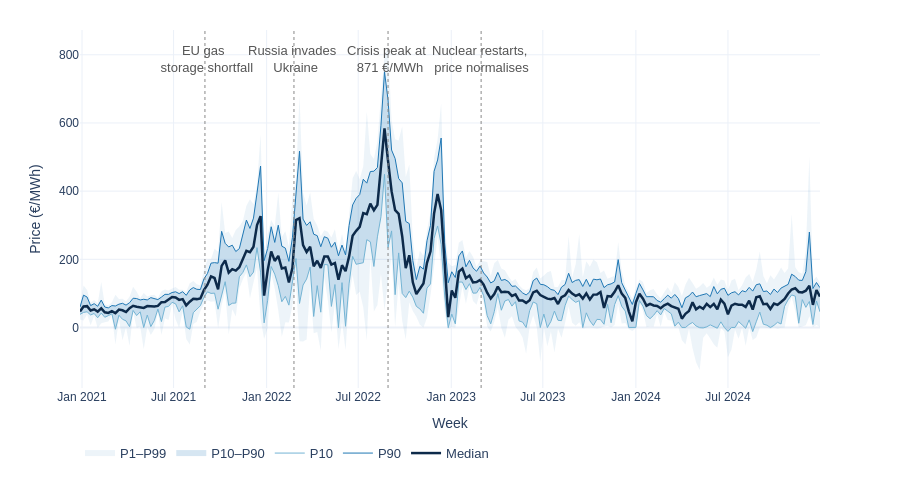

The cell this chart's notebook holds for it:
### Code cell
# 1.2 — Weekly percentiles with event annotations (Chart 1)
PCTS = [1, 10, 50, 90, 99]

def weekly_pct(df, col, pcts=PCTS):
    return (
        df.groupby("week")[col]
        .quantile([p / 100 for p in pcts])
        .unstack(-1)
        .rename(columns={p / 100: f"p{p}" for p in pcts})
        .reset_index()
    )

wp = weekly_pct(dam, "Price")

DAM_EVENTS = [
    dict(date="2021-09-01", label="EU gas <br> storage shortfall",          top=True),
    # dict(date="2022-01-17", label="Gas price record<br>(pre-invasion)",   top=False),
    dict(date="2022-02-24", label="Russia invades <br> Ukraine",            top=True),
    # dict(date="2022-07-01", label="Belgian nuclear<br>fleet offline",     top=False),
    dict(date="2022-08-29", label="Crisis peak at <br> 871 €/MWh",             top=True),
    # dict(date="2022-12-01", label="EU gas storage<br>full ",     top=False),
    dict(date="2023-03-01", label="Nuclear restarts, <br>price normalises", top=True),
]

_TITLE_DAM_WP = "Belgian Day-Ahead Price — Weekly Percentiles (2020–2025)"

fig = go.Figure()

for lo, hi, alpha, name in [
    ("p1",  "p99", 0.08, "P1–P99"),
    ("p10", "p90", 0.18, "P10–P90"),
]:
    x = list(wp.week) + list(wp.week[::-1])
    y = list(wp[hi])  + list(wp[lo][::-1])
    fig.add_trace(go.Scatter(
        x=x, y=y, fill="toself", mode="none",
        fillcolor=f"rgba(31,119,180,{alpha})",
        name=name, showlegend=True,
    ))

for col, lw, color, name in [
    ("p10", 1.0, "#74b4d4", "P10"),
    ("p90", 1.0, "#1f77b4", "P90"),
    ("p50", 2.5, "#0d2a4a", "Median"),
]:
    fig.add_trace(go.Scatter(
        x=wp.week, y=wp[col], mode="lines",
        line=dict(width=lw, color=color), name=name,
    ))

# Annotations centred over each vline — no bounding box
for ev in DAM_EVENTS:
    dt      = pd.Timestamp(ev["date"])
    ypos    = 0.97 if ev["top"] else 0.03
    yanchor = "top" if ev["top"] else "bottom"
    fig.add_vline(x=dt, line=dict(color="#888", dash="dot", width=1))
    fig.add_annotation(
        x=dt, y=ypos, yref="paper",
        text=ev["label"],
        showarrow=False, xanchor="center",
        font=dict(size=13, color="#555"),
        yanchor=yanchor,
    )

fig.update_layout(
    template=TEMPLATE, font_family=FONT,
    xaxis_title="Week", yaxis_title="Price (€/MWh)",
    legend=dict(orientation="h", y=-0.14, font=dict(size=13)),
    height=480, margin=dict(t=30, b=70),
    # scale = 20
)
# save(fig, "dam_weekly_percentiles.png", title=_TITLE_DAM_WP, h=500)
fig.show()

### Figure 1 — Plotly figure (JSON) as saved in the notebook; plotly's stock layout.template omitted (floating-point values rounded to 4 significant figures; data arrays with more than 128 entries replaced by an {"elided": "..."} marker saying what was removed)
{"data": [{"fill": "toself", "fillcolor": "rgba(31,119,180,0.08)", "mode": "none", "name": "P1–P99", "showlegend": true, "type": "scatter", "x": {"elided": "420 str values"}, "y": {"elided": "420 float values"}}, {"fill": "toself", "fillcolor": "rgba(31,119,180,0.18)", "mode": "none", "name": "P10–P90", "showlegend": true, "type": "scatter", "x": {"elided": "420 str values"}, "y": {"elided": "420 float values"}}, {"line": {"color": "#74b4d4", "width": 1}, "mode": "lines", "name": "P10", "type": "scatter", "x": {"elided": "210 str values"}, "y": {"elided": "210 float values"}}, {"line": {"color": "#1f77b4", "width": 1}, "mode": "lines", "name": "P90", "type": "scatter", "x": {"elided": "210 str values"}, "y": {"elided": "210 float values"}}, {"line": {"color": "#0d2a4a", "width": 2.5}, "mode": "lines", "name": "Median", "type": "scatter", "x": {"elided": "210 str values"}, "y": {"elided": "210 float values"}}], "layout": {"annotations": [{"font": {"color": "#555", "size": 13}, "showarrow": false, "text": "EU gas <br> storage shortfall", "x": "2021-09-01T00:00:00", "xanchor": "center", "y": 0.97, "yanchor": "top", "yref": "paper"}, {"font": {"color": "#555", "size": 13}, "showarrow": false, "text": "Russia invades <br> Ukraine", "x": "2022-02-24T00:00:00", "xanchor": "center", "y": 0.97, "yanchor": "top", "yref": "paper"}, {"font": {"color": "#555", "size": 13}, "showarrow": false, "text": "Crisis peak at <br> 871 €/MWh", "x": "2022-08-29T00:00:00", "xanchor": "center", "y": 0.97, "yanchor": "top", "yref": "paper"}, {"font": {"color": "#555", "size": 13}, "showarrow": false, "text": "Nuclear restarts, <br>price normalises", "x": "2023-03-01T00:00:00", "xanchor": "center", "y": 0.97, "yanchor": "top", "yref": "paper"}], "font": {"family": "Arial"}, "height": 480, "legend": {"font": {"size": 13}, "orientation": "h", "y": -0.14}, "margin": {"b": 70, "t": 30}, "shapes": [{"line": {"color": "#888", "dash": "dot", "width": 1}, "type": "line", "x0": "2021-09-01T00:00:00", "x1": "2021-09-01T00:00:00", "xref": "x", "y0": 0, "y1": 1, "yref": "y domain"}, {"line": {"color": "#888", "dash": "dot", "width": 1}, "type": "line", "x0": "2022-02-24T00:00:00", "x1": "2022-02-24T00:00:00", "xref": "x", "y0": 0, "y1": 1, "yref": "y domain"}, {"line": {"color": "#888", "dash": "dot", "width": 1}, "type": "line", "x0": "2022-08-29T00:00:00", "x1": "2022-08-29T00:00:00", "xref": "x", "y0": 0, "y1": 1, "yref": "y domain"}, {"line": {"color": "#888", "dash": "dot", "width": 1}, "type": "line", "x0": "2023-03-01T00:00:00", "x1": "2023-03-01T00:00:00", "xref": "x", "y0": 0, "y1": 1, "yref": "y domain"}], "xaxis": {"title": {"text": "Week"}}, "yaxis": {"title": {"text": "Price (€/MWh)"}}}}
